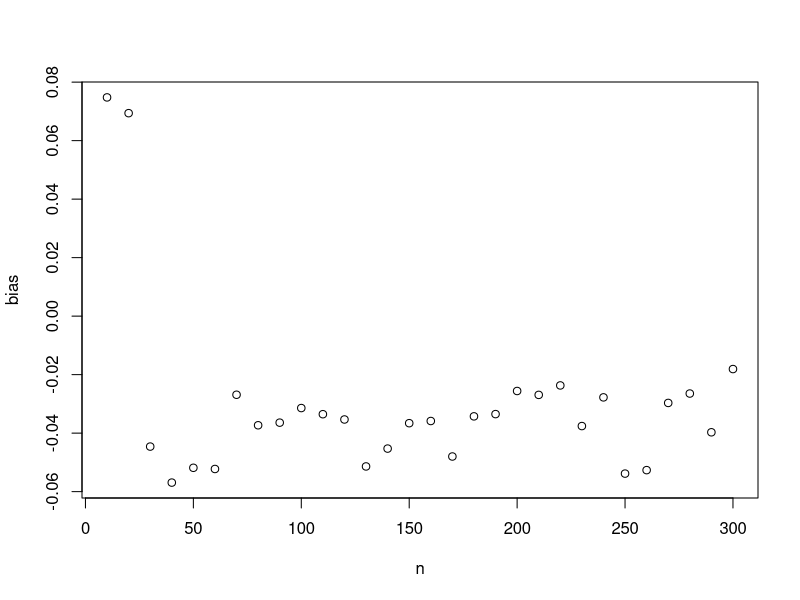
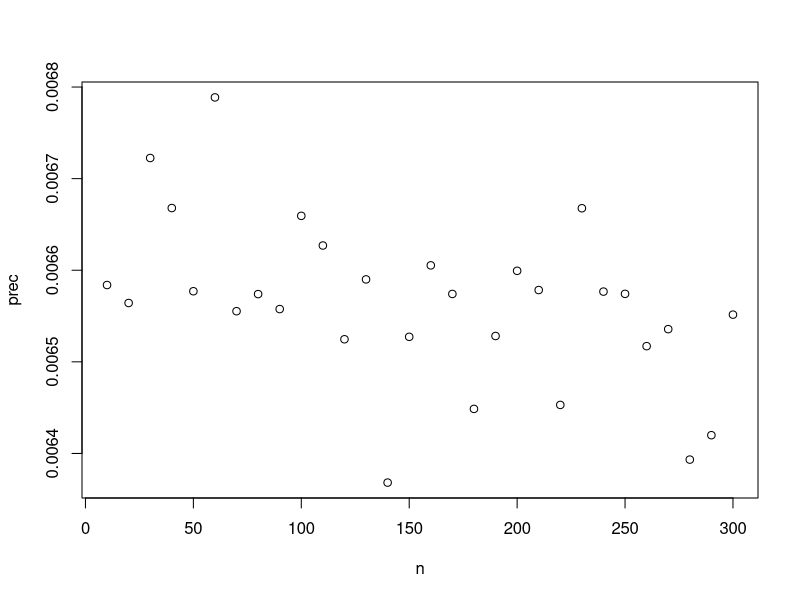

Recreate these plots in R, in order.
## ---- chunk 1
a<-5
b<-0.003
n<-seq(10,300,by=10)
disp<-c(0,1,by=0.1)
combos<-expand.grid(
    n=n,
    disp=disp,
    rep=c(1:100),
    bias=0,
    prec=0)

for(i in 1:nrow(combos))
    {
    tl<-runif(n,800,1200)
    ln_eggs<-rnorm(combos$n[i],
        a+b*tl,
        combos$disp[i])
    eggs<- rpois(n,exp(ln_eggs))

    #plot(ln_eggs~tl)
    #plot(eggs~tl)
    fit<-glm(eggs~tl,family="poisson")

    combos$bias[i]<-mean((c(a,b)-coef(fit))/c(a,b))
    combos$prec[i]<-mean(sqrt(diag(vcov(fit)))/c(a,b))# relative std error
    }
library(plyr)   
xx<-ddply(combos,.(n,disp),summarize,
    bias=mean(bias),
    prec=mean(prec))
plot(bias~n,xx,subset=disp==1)
plot(prec~n,xx,subset=disp==1)
    
    
